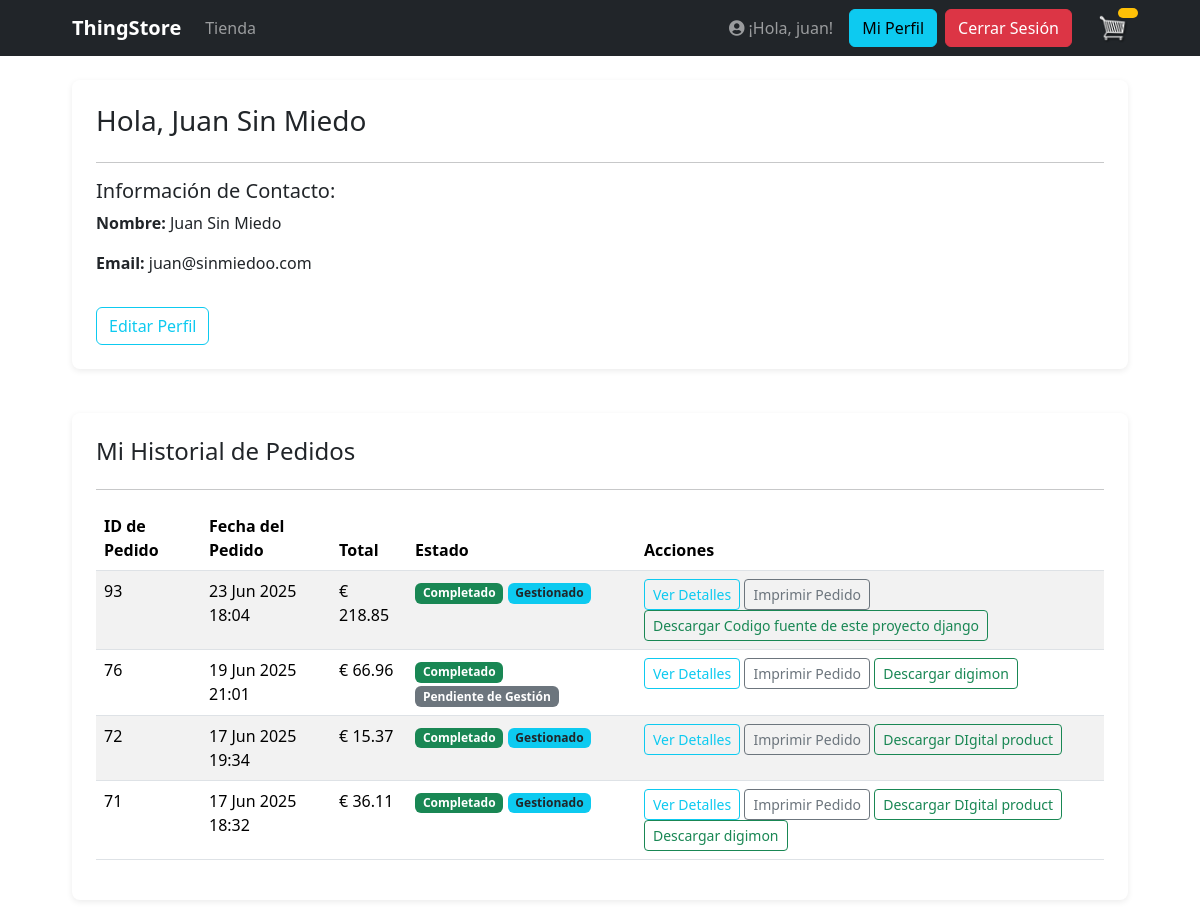
The app's page /profile/ (signed in), older data.
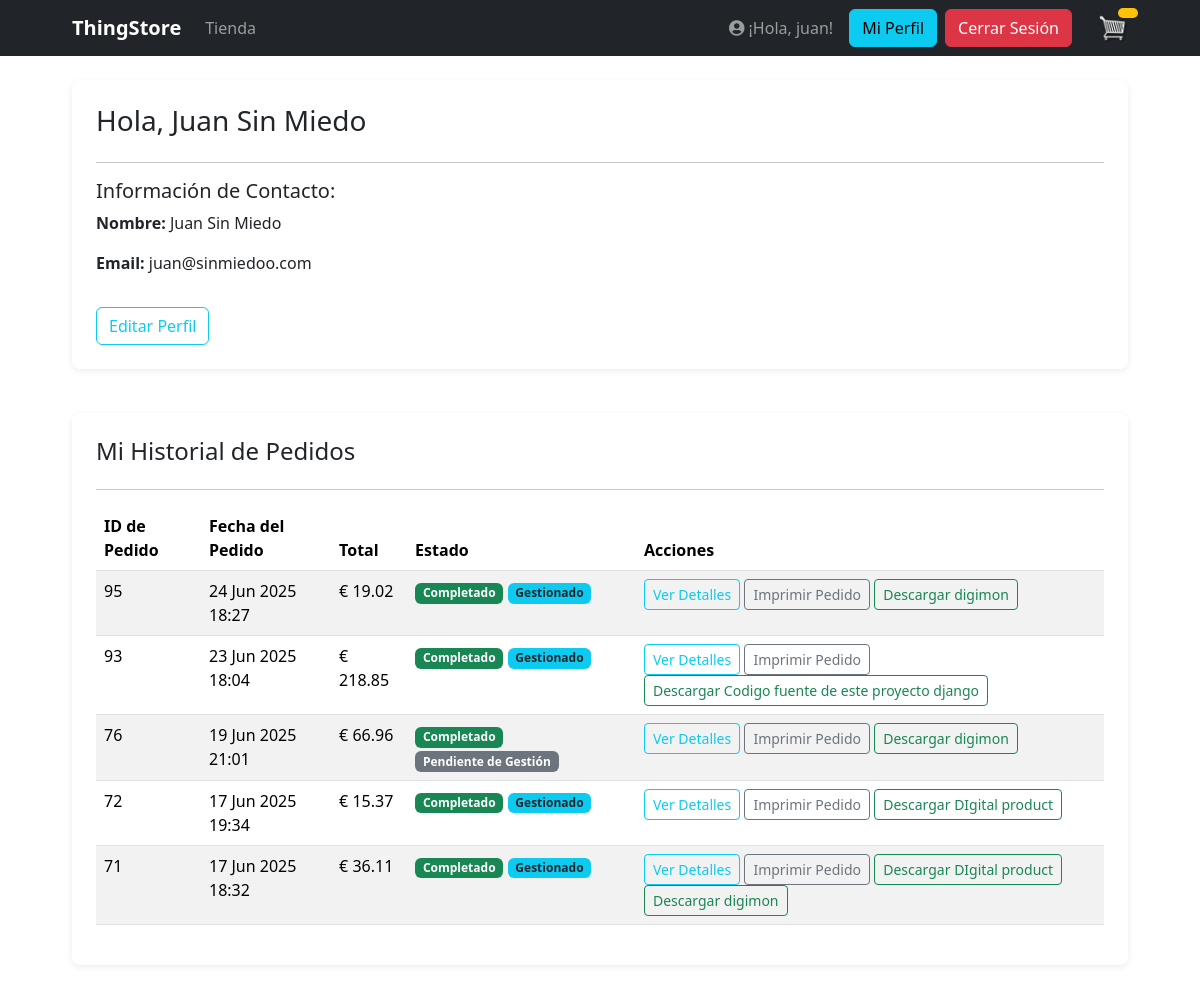
The same page, newer data.
### store/models.py (models this page shows, shortened)
class Customer(models.Model):
    user = models.OneToOneField(User, null=True, blank=True, on_delete=models.CASCADE)
    name = models.CharField(max_length=200, null=True)
    email = models.EmailField(max_length=200, null=True, unique=False)
    device = models.CharField(max_length=200, null=True, blank=True)

class Order(models.Model):
    customer = models.ForeignKey(Customer, null=True, blank=True, on_delete=models.SET_NULL)
    date_ordered = models.DateTimeField(auto_now_add=True, null=True, blank=True)
    complete = models.BooleanField(default=False, verbose_name="PAYMENT COMPLETED")
    transaction_id = models.CharField(max_length=100, null=True)
    is_processed = models.BooleanField(default=False, verbose_name="PEDIDO GESTIONADO")
    guest_access_token = models.UUIDField(null=True, blank=True, unique=True)
    @property
    def shipping(self):
        shipping = False
        orderitems = self.orderitem_set.all()
        for i in orderitems:
            if not i.product.digital:
                shipping = True
                break # Una vez que encontramos uno que requiere envío, podemos parar
        return shipping
    @property
    def get_cart_total(self):
        orderitems = self.orderitem_set.all()
        total = sum([item.get_total for item in orderitems])
        return total

class OrderItem(models.Model):
    product = models.ForeignKey(Product, on_delete=models.SET_NULL, null=True)
    order = models.ForeignKey(Order, on_delete=models.CASCADE)
    quantity = models.IntegerField(default=0, null=True, blank=True)
    date_added = models.DateTimeField(auto_now_add=True)
    download_token = models.UUIDField(default=uuid.uuid4, editable=False, unique=True, null=True, blank=True)
    @property
    def get_total(self):
        if self.product:
            total = self.product.price * self.quantity
            return total
        return Decimal('0.00')  # Devuelve 0 si no hay producto

class Product(models.Model):
    name = models.CharField(max_length=200)
    price = models.DecimalField(max_digits=10, decimal_places=2)
    slug = models.SlugField(unique=True, max_length=200, null=True, blank=True)
    description = models.TextField(null=True, blank=True, help_text="Descripción corta del producto.")
    long_description = models.TextField(null=True, blank=True,
                                        help_text="Descripción detallada y características del producto.")
    digital = models.BooleanField(default=False, null=True, blank=True)
    image = models.ImageField(null=True, blank=True, upload_to='product_images/')
    digital_file = models.FileField(upload_to='digital_products/', null=True, blank=True)
    subcategory = models.ForeignKey(SubCategory, on_delete=models.SET_NULL, null=True, blank=True,
                                    related_name='products', verbose_name="Subcategoría")
    class Meta:
        verbose_name = "Producto"
        verbose_name_plural = "Productos"
        ordering = ['name']  # Puedes ordenar como prefieras

### store/views.py (the view)
# urls.py: path('profile/', views.profile, name='profile'),
@login_required
def profile(request):
    customer = request.user.customer
    orders = Order.objects.filter(customer=customer, complete=True).order_by('-date_ordered')
    context = {
        'customer': customer,
        'orders': orders,
    }
    return render(request, 'store/profile.html', context)

### store/templates/store/profile.html (shortened to what this page needs)
{% extends 'store/main.html' %}
{% load static %}
{% block content %}
    <div class="row">
        <div class="col-lg-12">
            <div class="box-element p-4">
                <h3 class="mb-4">Hola, {{ customer.name|default:request.user.username }}</h3>
                <hr>
                <h5>Información de Contacto:</h5>
                <p><strong>Nombre:</strong> {{ customer.name|default:request.user.username }}</p>
                <p><strong>Email:</strong> {{ customer.email|default:request.user.email }}</p>
                <a href="{% url 'edit_profile' %}" class="btn btn-outline-info mt-3">Editar Perfil</a>
            </div>
            <br>
            <div class="box-element p-4">
                <h4 class="mb-4">Mi Historial de Pedidos</h4>
                <hr>
                {% if orders %}
                    <table class="table table-striped table-hover">
                        <thead>
                            <tr>
                                <th scope="col">ID de Pedido</th>
                                <th scope="col">Fecha del Pedido</th>
                                <th scope="col">Total</th>
                                <th scope="col">Estado</th>
                                <th scope="col">Acciones</th>
                            </tr>
                        </thead>
                        <tbody>
                            {% for order in orders %}
                            <tr>
                                <td>{{ order.id }}</td>
                                <td>{{ order.date_ordered|date:"d M Y H:i" }}</td>
                                <td>€ {{ order.get_cart_total|floatformat:2 }}</td>
                                <td>
                                    {% if order.complete %}
                                        <span class="badge bg-success">Completado</span>
                                    {% else %}
                                        <span class="badge bg-warning text-dark">Pendiente</span>
                                    {% endif %}
                                    {% if order.is_processed %}
                                        <span class="badge bg-info text-dark">Gestionado</span>
                                    {% else %}
                                        <span class="badge bg-secondary">Pendiente de Gestión</span>
                                    {% endif %}
                                </td>
                                <td>
                                    <a href="{% url 'order_complete' order.id %}" class="btn btn-sm btn-outline-info">Ver Detalles</a>
                                    {% if order.shipping %}
                                        <a href="{% url 'order_print' order.id %}" target="_blank" class="btn btn-sm btn-outline-secondary">Imprimir Pedido</a>
                                    {% endif %}
                                    {% for item in order.orderitem_set.all %}
                                        {% if item.product.digital and item.download_token %}
                                            <a href="{% url 'download_file' item.download_token %}" class="btn btn-sm btn-outline-success">Descargar {{ item.product.name }}</a>
                                        {% endif %}
                                    {% endfor %}
                                </td>
                            </tr>
                            {% endfor %}
                        </tbody>
                    </table>
                {% else %}
                    <p>Aún no has realizado ningún pedido.</p>
                {% endif %}
            </div>
        </div>
    </div>
{% endblock content %}

### store/templates/store/main.html (shortened to what this page needs)
{% load static %}
<!DOCTYPE html>
<html>
<head>
    <link rel="stylesheet" type="text/css" href="{% static 'css/main.css' %}">
    <link rel="stylesheet" href="https://cdnjs.cloudflare.com/ajax/libs/font-awesome/5.15.4/css/all.min.css" />
    <link href="https://cdn.jsdelivr.net/npm/bootstrap@5.3.3/dist/css/bootstrap.min.css" rel="stylesheet">
</head>
<body>
    <nav class="navbar navbar-expand-lg navbar-dark bg-dark">
      <div class="container">
        <a class="navbar-brand" href="{% url 'home' %}">ThingStore</a>
        <div class="collapse navbar-collapse" id="navbarContent">
          <ul class="navbar-nav me-auto mb-2 mb-lg-0">
            <li class="nav-item {% if not selected_category_obj and not selected_subcategory_obj %}active{% endif %}">
              <a class="nav-link" href="{% url 'store' %}">Tienda</a>
            </li>
          </ul>
          <div class="d-flex align-items-center">
            {% if not user.is_authenticated %}
              <a href="{% url 'login' %}" class="btn btn-warning me-2">Login</a>
            {% else %}
              <span class="navbar-text me-3">
                <i class="fas fa-user-circle"></i> ¡Hola, {{ user.username }}!
              </span>
              <a href="{% url 'profile' %}" class="btn btn-info me-2">Mi Perfil</a>
              <form action="{% url 'logout' %}" method="post" class="me-3 d-inline">
                <button type="submit" class="btn btn-danger">Cerrar Sesión</button>
              </form>
            {% endif %}
            <a href="{% url 'cart' %}" class="position-relative">
              <img id="cart-icon" src="{% static 'images/cart.png' %}" alt="Carrito">
              <span id="cart-total" class="position-absolute top-0 start-100 translate-middle badge rounded-pill bg-warning text-dark">
              </span>
            </a>
          </div>
        </div>
      </div>
    </nav>
     <div class="container">
            <br>
            {% block content %}
            {% endblock content %}
     </div>
</body>
</html>

### static/css/main.css (style rules this page uses)
html, body { overflow-x: hidden; }
body { font-family: sans-serif; background-color: #f8f9fa; color: #212529; }
h1, h2, h3, h4, h5, h6 { color: #2c3e50; }
.navbar { flex-wrap: wrap; }
.navbar-brand { font-weight: 700; }
.bg-dark { background-color: #2c3e50 !important; }
.container { max-width: 90% !important; padding-left: 30px; padding-right: 30px; }
.box-element { background-color: #ffffff; padding: 15px; border-radius: 8px; box-shadow: 0 2px 6px rgba(0, 0, 0, 0.08); margin-bottom: 20px; }
.btn { border-radius: 6px; transition: background-color 0.3s ease; }
.btn-info { background-color: #3498db; color: white; border: none; }
.btn-danger { background-color: #e74c3c; color: white; border: none; }
#cart-icon { width: 30px; height: 30px; display: inline-block; vertical-align: middle; margin-left: 10px; }
#cart-total { background-color: #ffc107; color: #212529; padding: 5px 10px; border-radius: 50%; font-size: 14px; position: relative; top: -10px; left: -5px; display: inline-block; vertical-align: middle; line-height: 1; font-weight: bold; }
.col-lg-4, .col-lg-6, .col-lg-8, .col-lg-12 { margin-top: 10px; }

Row changes from the older to the newer data that the page shows:
added Order: id "95", date_ordered "24 Jun 2025 18:27", get_cart_total "19.02", complete "Completado", is_processed "Gestionado", shows "Imprimir Pedido"
added OrderItem: product.name "digimon", shown under "95"
